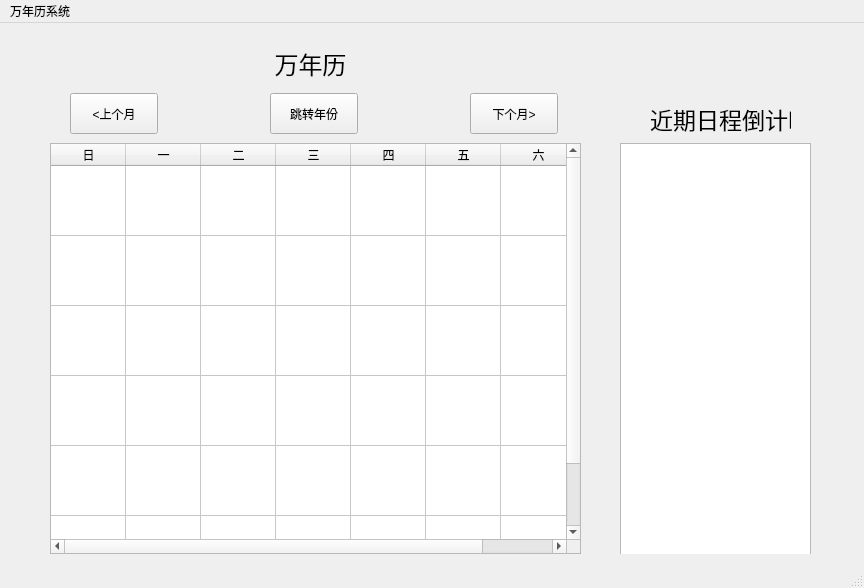
<?xml version="1.0" encoding="UTF-8"?>
<ui version="4.0">
 <class>MainWindow</class>
 <widget class="QMainWindow" name="MainWindow">
  <property name="geometry">
   <rect>
    <x>0</x>
    <y>0</y>
    <width>864</width>
    <height>588</height>
   </rect>
  </property>
  <property name="windowTitle">
   <string>MainWindow</string>
  </property>
  <widget class="QWidget" name="centralwidget">
   <widget class="QLabel" name="labelTitle">
    <property name="geometry">
     <rect>
      <x>200</x>
      <y>20</y>
      <width>221</width>
      <height>41</height>
     </rect>
    </property>
    <property name="font">
     <font>
      <pointsize>18</pointsize>
     </font>
    </property>
    <property name="text">
     <string>万年历</string>
    </property>
    <property name="alignment">
     <set>Qt::AlignmentFlag::AlignCenter</set>
    </property>
   </widget>
   <widget class="QPushButton" name="btnPrev">
    <property name="geometry">
     <rect>
      <x>70</x>
      <y>70</y>
      <width>88</width>
      <height>41</height>
     </rect>
    </property>
    <property name="text">
     <string>&lt;上个月</string>
    </property>
   </widget>
   <widget class="QPushButton" name="btnNext">
    <property name="geometry">
     <rect>
      <x>470</x>
      <y>70</y>
      <width>88</width>
      <height>41</height>
     </rect>
    </property>
    <property name="text">
     <string>下个月&gt;</string>
    </property>
   </widget>
   <widget class="QTableWidget" name="tableWidget">
    <property name="geometry">
     <rect>
      <x>50</x>
      <y>120</y>
      <width>531</width>
      <height>411</height>
     </rect>
    </property>
    <property name="rowCount">
     <number>6</number>
    </property>
    <attribute name="horizontalHeaderVisible">
     <bool>true</bool>
    </attribute>
    <attribute name="horizontalHeaderMinimumSectionSize">
     <number>20</number>
    </attribute>
    <attribute name="horizontalHeaderDefaultSectionSize">
     <number>75</number>
    </attribute>
    <attribute name="verticalHeaderVisible">
     <bool>false</bool>
    </attribute>
    <attribute name="verticalHeaderDefaultSectionSize">
     <number>70</number>
    </attribute>
    <row/>
    <row/>
    <row/>
    <row/>
    <row/>
    <row/>
    <column>
     <property name="text">
      <string>日</string>
     </property>
    </column>
    <column>
     <property name="text">
      <string>一</string>
     </property>
    </column>
    <column>
     <property name="text">
      <string>二</string>
     </property>
    </column>
    <column>
     <property name="text">
      <string>三</string>
     </property>
    </column>
    <column>
     <property name="text">
      <string>四</string>
     </property>
    </column>
    <column>
     <property name="text">
      <string>五</string>
     </property>
    </column>
    <column>
     <property name="text">
      <string>六</string>
     </property>
    </column>
   </widget>
   <widget class="QPushButton" name="btnJump">
    <property name="geometry">
     <rect>
      <x>270</x>
      <y>70</y>
      <width>88</width>
      <height>41</height>
     </rect>
    </property>
    <property name="text">
     <string>跳转年份</string>
    </property>
   </widget>
   <widget class="QWidget" name="sidebarContainer" native="true">
    <property name="geometry">
     <rect>
      <x>610</x>
      <y>50</y>
      <width>221</width>
      <height>481</height>
     </rect>
    </property>
    <widget class="QLabel" name="labelSidebarTitle">
     <property name="geometry">
      <rect>
       <x>40</x>
       <y>30</y>
       <width>141</width>
       <height>31</height>
      </rect>
     </property>
     <property name="font">
      <font>
       <pointsize>17</pointsize>
      </font>
     </property>
     <property name="text">
      <string>近期日程倒计时</string>
     </property>
    </widget>
    <widget class="QListWidget" name="listWidgetSidebar">
     <property name="geometry">
      <rect>
       <x>10</x>
       <y>70</y>
       <width>191</width>
       <height>441</height>
      </rect>
     </property>
    </widget>
   </widget>
  </widget>
  <widget class="QMenuBar" name="menubar">
   <property name="geometry">
    <rect>
     <x>0</x>
     <y>0</y>
     <width>864</width>
     <height>23</height>
    </rect>
   </property>
   <widget class="QMenu" name="menu">
    <property name="title">
     <string>万年历系统</string>
    </property>
   </widget>
   <addaction name="menu"/>
  </widget>
  <widget class="QStatusBar" name="statusbar"/>
 </widget>
 <resources/>
 <connections/>
</ui>
